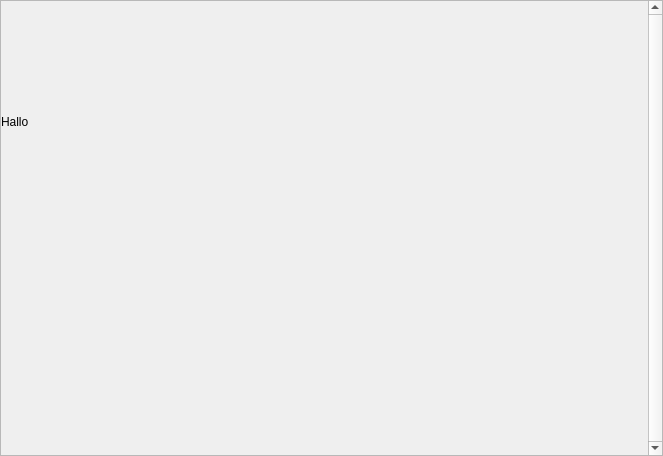
<?xml version="1.0" encoding="UTF-8"?>
<ui version="4.0">
 <class>Form</class>
 <widget class="QWidget" name="Form">
  <property name="geometry">
   <rect>
    <x>0</x>
    <y>0</y>
    <width>663</width>
    <height>456</height>
   </rect>
  </property>
  <property name="windowTitle">
   <string>Form</string>
  </property>
  <property name="autoFillBackground">
   <bool>true</bool>
  </property>
  <property name="styleSheet">
   <string notr="true"/>
  </property>
  <layout class="QVBoxLayout" name="verticalLayout_2">
   <property name="leftMargin">
    <number>0</number>
   </property>
   <property name="topMargin">
    <number>0</number>
   </property>
   <property name="rightMargin">
    <number>0</number>
   </property>
   <property name="bottomMargin">
    <number>0</number>
   </property>
   <item>
    <widget class="QScrollArea" name="about_scroll_area">
     <property name="verticalScrollBarPolicy">
      <enum>Qt::ScrollBarAlwaysOn</enum>
     </property>
     <property name="horizontalScrollBarPolicy">
      <enum>Qt::ScrollBarAlwaysOff</enum>
     </property>
     <property name="sizeAdjustPolicy">
      <enum>QAbstractScrollArea::AdjustToContentsOnFirstShow</enum>
     </property>
     <property name="widgetResizable">
      <bool>true</bool>
     </property>
     <widget class="QWidget" name="about_contents">
      <property name="geometry">
       <rect>
        <x>0</x>
        <y>0</y>
        <width>644</width>
        <height>454</height>
       </rect>
      </property>
      <layout class="QVBoxLayout" name="verticalLayout" stretch="1,1">
       <property name="spacing">
        <number>0</number>
       </property>
       <property name="leftMargin">
        <number>0</number>
       </property>
       <property name="topMargin">
        <number>0</number>
       </property>
       <property name="rightMargin">
        <number>0</number>
       </property>
       <property name="bottomMargin">
        <number>0</number>
       </property>
       <item>
        <widget class="QLabel" name="logo_label">
         <property name="minimumSize">
          <size>
           <width>100</width>
           <height>100</height>
          </size>
         </property>
         <property name="maximumSize">
          <size>
           <width>100</width>
           <height>100</height>
          </size>
         </property>
         <property name="text">
          <string/>
         </property>
         <property name="pixmap">
          <pixmap>../../../assets/icons/icon.ico</pixmap>
         </property>
         <property name="scaledContents">
          <bool>true</bool>
         </property>
         <property name="wordWrap">
          <bool>false</bool>
         </property>
        </widget>
       </item>
       <item>
        <widget class="QLabel" name="about_label">
         <property name="text">
          <string>&lt;html&gt;&lt;head/&gt;&lt;body&gt;&lt;p&gt;&lt;br/&gt;Hallo &lt;/p&gt;&lt;/body&gt;&lt;/html&gt;</string>
         </property>
         <property name="textFormat">
          <enum>Qt::RichText</enum>
         </property>
         <property name="alignment">
          <set>Qt::AlignLeading|Qt::AlignLeft|Qt::AlignTop</set>
         </property>
         <property name="wordWrap">
          <bool>false</bool>
         </property>
         <property name="openExternalLinks">
          <bool>true</bool>
         </property>
        </widget>
       </item>
      </layout>
     </widget>
    </widget>
   </item>
  </layout>
 </widget>
 <resources/>
 <connections/>
</ui>
